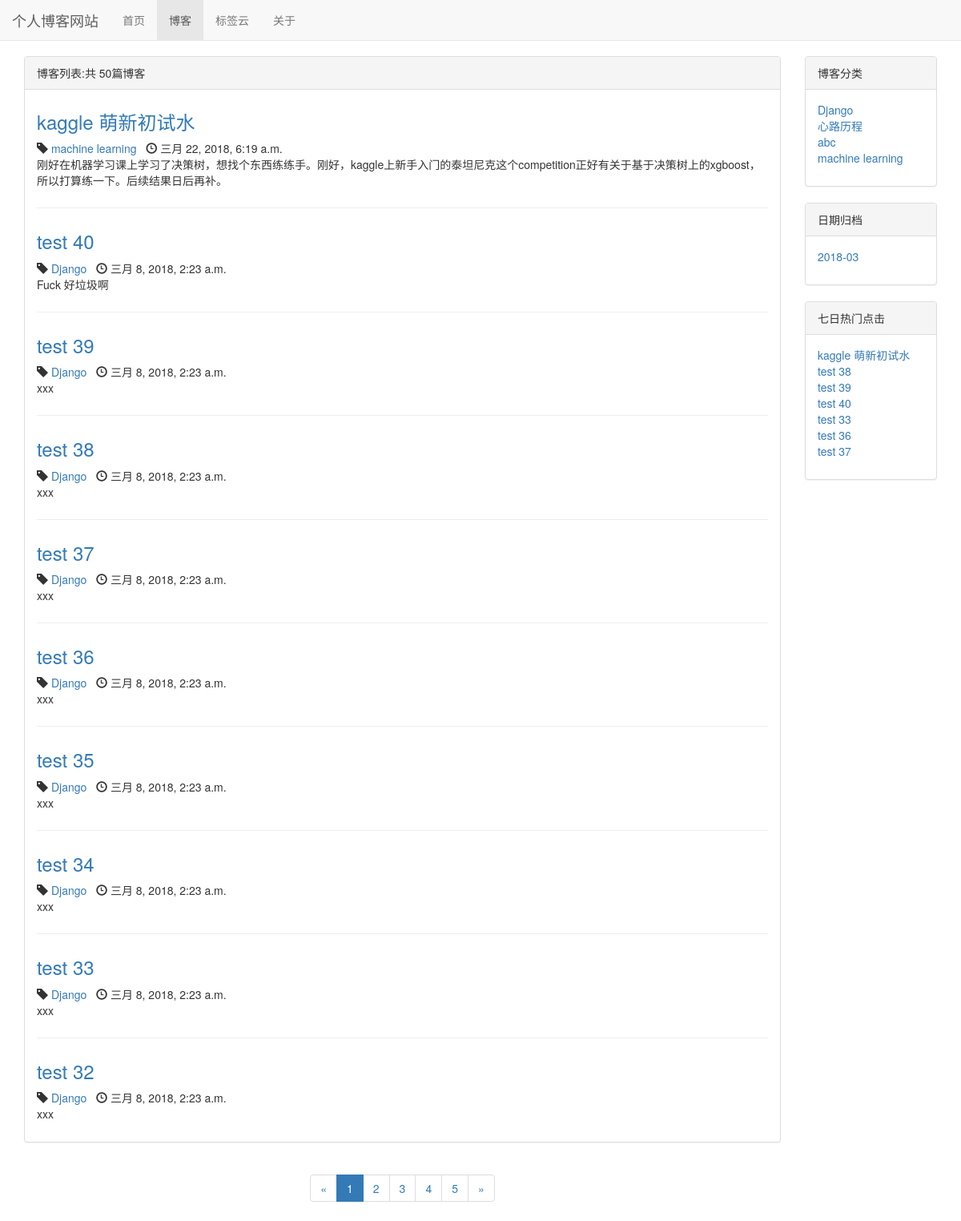
Before: /blog/ with the older database file.
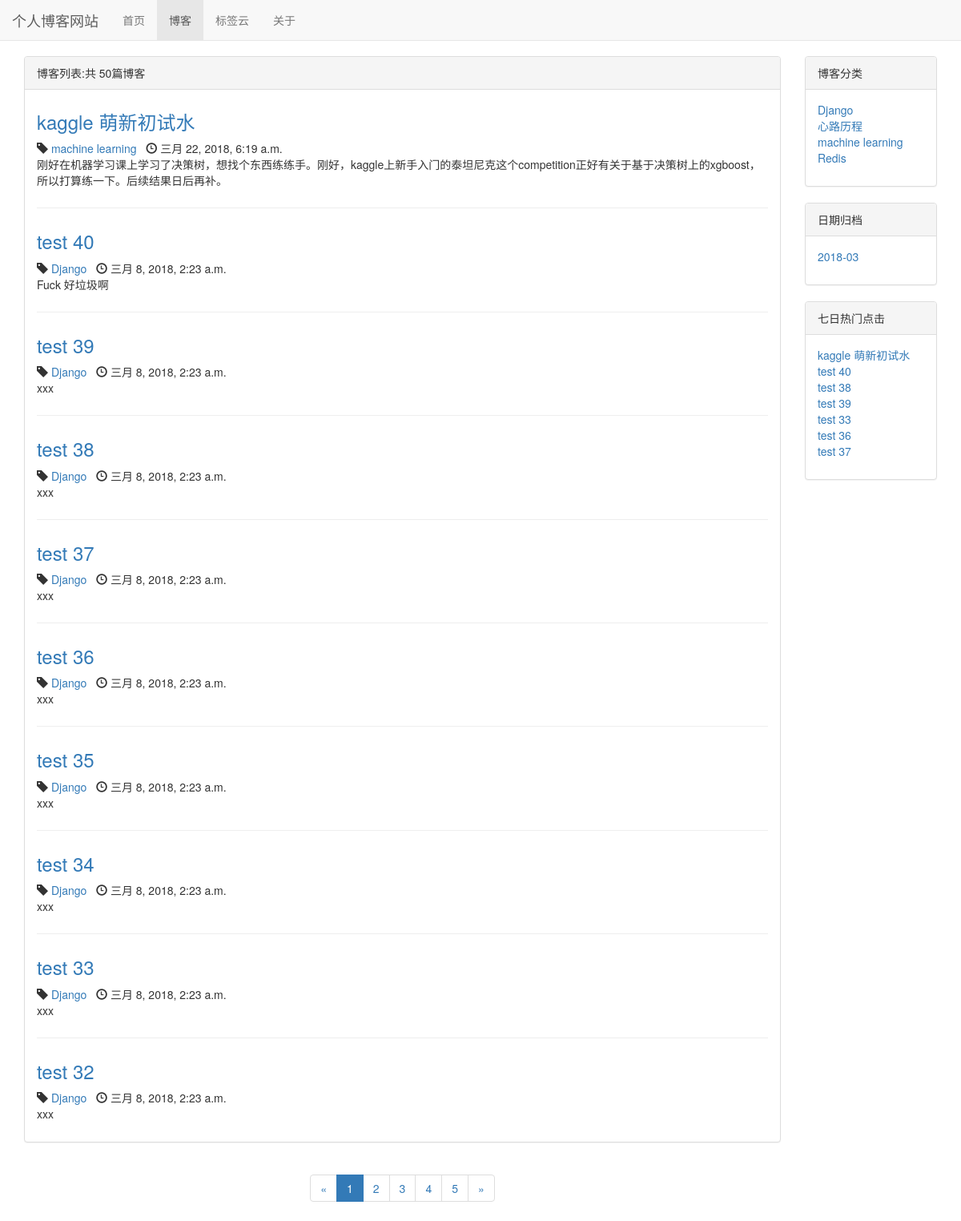
After: the same page with the newer database file.
### blog/models.py (models this page shows, shortened)
class Blog(models.Model, ReadNumExpandMethod):
    title = models.CharField(max_length=50)
    blog_type = models.ForeignKey(BlogType, on_delete=models.DO_NOTHING)
    content = RichTextUploadingField()
    author = models.ForeignKey(User, on_delete=models.DO_NOTHING)
    read_details=GenericRelation(ReadDetail)
    create_time = models.DateTimeField(auto_now_add=True)
    last_updated_time = models.DateTimeField(auto_now=True)
    class Meta:
        ordering = ['-create_time']

class BlogType(models.Model):
    type_name = models.CharField(max_length=30)
    def __str__(self):
        return self.type_name

### blog/views.py (the view)
# urls.py: path('', views.blog_list, name='blog_list'),
def blog_list(request):
    blogs_all_list = Blog.objects.all()
    paginator = Paginator(blogs_all_list, 10)  # 十个博客进行分页
    page_num = request.GET.get('page', 1)  # get请求获取页码
    page_of_blogs = paginator.get_page(page_num)
    current_page = page_of_blogs.number
    if paginator.num_pages == 1:
        page_range = [1]
    elif current_page == 1 or current_page == 2:
        if paginator.num_pages <= 5:
            page_range = list(range(1, paginator.num_pages))
        else:
            page_range = list([1, 2, 3, 4, 5])
    elif current_page == paginator.num_pages or current_page == paginator.num_pages - 1:
        if paginator.num_pages <= 5:
            page_range = list(range(1, paginator.num_pages))
        else:
            page_range = list([paginator.num_pages - 4, paginator.num_pages - 3, paginator.num_pages - 2,
                               paginator.num_pages - 1, paginator.num_pages])
    else:
        page_range = list(range(max(current_page - 1, 1), current_page)) + \
                     list(range(current_page, min(current_page + 1, paginator.num_pages) + 1))
    if page_range and page_range[0] >= 3:
        page_range.insert(0, '...')
    if page_range and paginator.num_pages - page_range[-1] >= 2:
        page_range.append('...')
    if page_range and page_range[0] != 1:
        page_range.insert(0, 1)
    if page_range and page_range[-1] != paginator.num_pages:
        page_range.append(paginator.num_pages)
    context = {}
    context['blogs'] = page_of_blogs.object_list
    context['page_of_blogs'] = page_of_blogs
    context['blog_types'] = BlogType.objects.all()
    context['page_range'] = page_range
    context['blog_dates'] = Blog.objects.dates(
        'create_time', 'month', order='DESC')
    for_7_days_hot_data = cache.get('for_7_days_hot_data')
    if for_7_days_hot_data is None:
        for_7_days_hot_data = get_seven_days_hot_blogs()
        cache.set('for_7_days_hot_data', for_7_days_hot_data, 3600)
    context['for_7_days_hot_data'] = get_seven_days_hot_blogs()
    return render(request, 'blog_list.html', context)

### blog/views.py (called while the page is built)
def get_seven_days_hot_blogs():
    today = timezone.now().date()
    date = today - datetime.timedelta(days=7)
    blogs = Blog.objects.filter(read_details__date__lt=today, read_details__date__gt=date). \
        values('id', 'title').annotate(read_num_sum=Sum('read_details__read_num')).order_by('-read_num_sum')
    return blogs

### templates/blog_list.html (shortened to what this page needs)
{% extends 'base.html' %}
{% block nav_blog_active %}active{% endblock %}
{% block head_extrends %}
    <link rel="stylesheet" href="/static/blog.css">
{% endblock %}
{% block content %}
    <div class="container">
        <div class="row">
            <div class="col-sm-8 col-md-9 col-lg-10">
                <div class="panel panel-default">
                    <div class="panel-heading">{% block blog_list_title %}博客列表:共{% endblock %}
                        {% block sum_up %}{{ page_of_blogs.paginator.count }}{% endblock %}篇博客
                    </div>
                    <div class="panel-body">
                        {% for blog in blogs %}
                            <div class="blog">
                                <h3><a href="/blog/{{ blog.pk }}">
                                    {{ blog.title }}
                                </a></h3>
                                <p class="blog-info">
                                    <span class="glyphicon glyphicon-tag"></span>
                                    <a href="/blog/type/{{ blog.blog_type_id }}">{{ blog.blog_type }}</a>
                                    <span class="glyphicon glyphicon-time"></span>
                                    {{ blog.create_time }}
                                </p>
                                <p>{{ blog.content|striptags|truncatechars:132 }}</p>
                            </div>
                        {% empty %}
                            <div class="blog">
                                <h3><p>暂无博客，敬请期待</p></h3>
                            </div>
                        {% endfor %}
                    </div>
                </div>
                <div class="paginator">
                    <ul class="pagination">
                        <li>
                            {% if page_of_blogs.has_previous %}
                                <a href="?page={{ page_of_blogs.previous_page_number }}" aria-label="Previous">
                                    <span aria-hidden="true">&laquo;</span>
                                </a>
                            {% else %}
                                <span aria-hidden="true">&laquo;</span>
                            {% endif %}
                        </li>
                        {% for page_num in page_range %}
                            {% if page_num == page_of_blogs.number %}
                                <li class="active"><a href="?page={{ page_num }}">{{ page_num }}</a></li>
                            {% else %}
                                {% if page_num == '...' %}
                                    <li><span>{{ page_num }}</span></li>
                                {% else %}
                                    <li><a href="?page={{ page_num }}">{{ page_num }}</a></li>
                                {% endif %}
                            {% endif %}
                        {% endfor %}
                        <li>
                            {% if page_of_blogs.has_next %}
                                <a href="?page={{ page_of_blogs.next_page_number }}" aria-label="Next">
                                    <span aria-hidden="true">&raquo;</span>
                                </a>
                            {% else %}
                                <span aria-hidden="true">&raquo;</span>
                            {% endif %}
                        </li>
                    </ul>
                </div>
            </div>
            <div class="hidden-xs col-sm-4 col-md-3 col-lg-2 ">
                <div class="panel panel-default">
                    <div class="panel-heading">博客分类</div>
                    <div class="panel-body">
                        <ul class="blog-types">
                            {% for blog_type in blog_types %}
                                <li>
                                    <a href="/blog/type/{{ blog_type.id }}">{{ blog_type.type_name }}</a>
                                </li>
                            {% empty %}
                                <li>暂无分类</li>
                            {% endfor %}
                        </ul>
                    </div>
                </div>
                <div class="panel panel-default">
                    <div class="panel-heading">日期归档</div>
                    <div class="panel-body">
                        <ul class="blog-types">
                            {% for blog_date in blog_dates %}
                                <li>
                                    <a href="{% url 'blogs_with_date' blog_date.year blog_date.month %}">
                                        {{ blog_date|date:"Y-m" }}
                                    </a>
                                </li>
                            {% empty %}
                                <li>暂无分类</li>
                            {% endfor %}
                        </ul>
                    </div>
                </div>
                <div class="panel panel-default">
                    <div class="panel-heading">七日热门点击</div>
                    <div class="panel-body">
                        <div class="hot_blogs">
                            <div>
                                <ul>
                                    {% for hot_data in for_7_days_hot_data %}
                                        <li>
                                            <a href="/blog/{{ hot_data.id }}">{{ hot_data.title }}</a>
                                        </li>
                                    {% empty %}
                                        <li>暂无热门博客</li>
                                    {% endfor %}
                                </ul>
                            </div>
                        </div>
                    </div>
                </div>
            </div>
        </div>
    </div>
{% endblock %}

### templates/base.html (shortened to what this page needs)
<!DOCTYPE html>
<html lang="zh-CN">
<head>
    <link rel="stylesheet" href="/static/base.css">
    <link rel="stylesheet" href="/static/bootstrap-3.3.7/css/bootstrap.min.css">
    {% block head_extrends %}{% endblock %}
</head>
<body>
<div class="navbar  navbar-fixed-top navbar-default" role="navigation">
    <div class="container-fluid">
        <div class="container-header">
            <a href="/" class="navbar-brand">
                个人博客网站
            </a>
        </div>
        <div class="collapse navbar-collapse" id="navbar-collapse">
            <ul class="nav navbar-nav blogs">
                <li class="{% block nav_home_active %}{% endblock %}"><a href="/">首页</a></li>
                <li class="{% block nav_blog_active %}{% endblock %}"><a href="/blog">博客</a></li>
                <li class="{% block nav_tag_active %}{% endblock %}"><a href="/tag">标签云</a></li>
                <li class="{% block nav_contact_active %}{% endblock %}"><a href="/contact">关于</a></li>
            </ul>
        </div>
    </div>
</div>
{% block content %}{% endblock %}
</body>
</html>

### static/base.css (style rules this page uses)
* { margin: 0; padding: 0; }
body { margin-top: 70px !important; }
ul { list-style-type: none !important; }

### static/blog.css (style rules this page uses)
ul.blog-types { list-style-type: none; }
div.blog:not(:last-child) { margin-bottom: 2em; padding-bottom: 1em; border-bottom: 1px solid #eee; }
div.blog h3 { margin-top: 0.5em; }
div.blog p.blog-info { margin-bottom: 0; }
div.paginator { text-align: center; }

Changed rows visible on the page:
removed BlogType: type_name "abc"
added BlogType: type_name "Redis"
